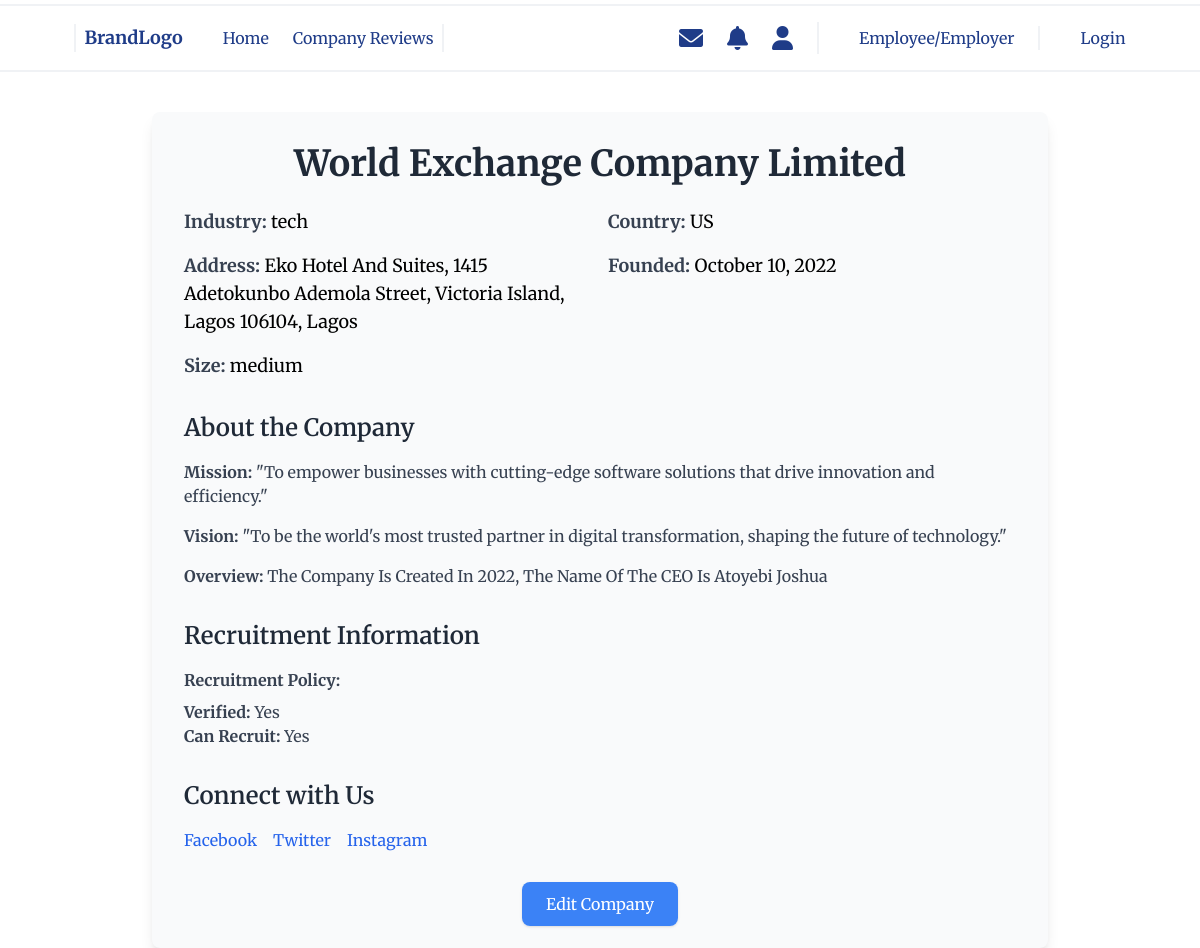
The app's page /company/details/2/ with its own data.
### company/models.py (models this page shows, shortened)
class Company(models.Model):
    country_choices = (
        ('NG', 'Nigeria'),
        ('US', 'United States'),
        ('GB', 'United Kingdom'),
        ('CA', 'Canada'),
        ('IN', 'India'),
        ('AU', 'Australia'),
        ('DE', 'Germany'),
        ('FR', 'France'),
        ('JP', 'Japan'),
        ('CN', 'China'),
        ('BR', 'Brazil'),
        ('ZA', 'South Africa'),
        ('IT', 'Italy'),
        ('ES', 'Spain'),
        ('RU', 'Russia'),
        ('MX', 'Mexico'),
        ('KR', 'South Korea'),
        ('AR', 'Argentina'),
        ('NG', 'Nigeria'),
    )
    industry_choices = (
        ('tech', 'Technology'),
        ('finance', 'Finance'),
        ('healthcare', 'Healthcare'),
        ('education', 'Education'),
        ('retail', 'Retail'),
        ('entertainment', 'Entertainment'),
        ('construction', 'Construction'),
        ('manufacturing', 'Manufacturing'),
        ('automotive', 'Automotive'),
        ('transportation', 'Transportation'),
        ('real-estate', 'Real Estate'),
        ('energy', 'Energy'),
        ('hospitality', 'Hospitality'),
        ('agriculture', 'Agriculture'),
        ('media', 'Media'),
        ('telecommunications', 'Telecommunications'),
        ('e-commerce', 'E-commerce'),
        ('food-beverage', 'Food & Beverage'),
        ('tourism', 'Tourism'),
        ('logistics', 'Logistics'),
    )
    user = models.ForeignKey(Account, on_delete=models.CASCADE)
    name = models.CharField(max_length=100, null=True, blank=True)
    country = models.CharField(max_length=3, choices=country_choices, null=True, blank=True, default='US')
    image = models.ImageField(upload_to="company_image", validators=[FileExtensionValidator(['jpg', 'jpeg', 'png'])])
    founded_date = models.DateField(null=True, blank=True)
    industry = models.CharField(max_length=100, choices=industry_choices, null=True, blank=True)
    address = models.CharField(max_length=255, null=True, blank=True)  # Comprehensive address field
    size = models.CharField(max_length=50, choices=[('small', 'Small'), ('medium', 'Medium'), ('large', 'Large')], null=True, blank=True)
    is_verified = models.BooleanField(default=False)
    can_recruit = models.BooleanField(default=False)
    website_url = models.URLField(max_length=255, null=True, blank=True)  # Website URL
    facebook_link = models.URLField(max_length=255, null=True, blank=True)  # Social media link: Facebook
    twitter_link = models.URLField(max_length=255, null=True, blank=True)   # Social media link: Twitter
    linkedin_link = models.URLField(max_length=255, null=True, blank=True)  # Social media link: LinkedIn
    instagram_link = models.URLField(max_length=255, null=True, blank=True) # Social media link: Instagram
    about = models.TextField(null=True, blank=True)
    mission = models.TextField(null=True, blank=True)
    vision = models.TextField(null=True, blank=True)

### company/views.py (the view)
# urls.py: path('details/<int:company_id>/', views.company_details, name='company_details'),
def company_details(request, company_id):
    company = get_object_or_404(Company, id=company_id)
    context = {
        'company': company,
    }
    return render(request, 'company/company-details.html', context)

### notification/context_processors.py (called while the page is built)
def unread_notifications_count(request):
    if request.user.is_authenticated:
        return {
            'unread_notifications_count': request.user.notifications.filter(is_read=False).count()
        }
    return {}

### company/templates/company/company-details.html (shortened to what this page needs)
{% extends "base.html" %}
{% block main %}
<div class="bg-gray-50 p-8 rounded-lg shadow-lg max-w-4xl mx-auto mt-10">
    <h1 class="text-4xl font-bold text-center text-gray-800 mb-4">{{ company.name }}</h1>
    <div class="grid grid-cols-1 md:grid-cols-2 gap-4 mt-6">
        <p class="text-lg"><strong class="text-gray-700">Industry:</strong> {{ company.industry }}</p>
        <p class="text-lg"><strong class="text-gray-700">Country:</strong> {{ company.country }}</p>
        <p class="text-lg"><strong class="text-gray-700">Address:</strong> {{ company.address }}</p>
        <p class="text-lg"><strong class="text-gray-700">Founded:</strong> {{ company.founded_date|date:"F d, Y" }}</p>
        <p class="text-lg"><strong class="text-gray-700">Size:</strong> {{ company.size }}</p>
    </div>
    <div class="mt-8">
        <h2 class="text-2xl font-semibold text-gray-800 mb-4">About the Company</h2>
        <p class="text-gray-700 mb-4"><strong>Mission:</strong> {{ company.mission }}</p>
        <p class="text-gray-700 mb-4"><strong>Vision:</strong> {{ company.vision }}</p>
        <p class="text-gray-700"><strong>Overview:</strong> {{ company.about }}</p>
    </div>
    <div class="mt-8">
        <h2 class="text-2xl font-semibold text-gray-800 mb-4">Recruitment Information</h2>
        <p class="text-gray-700 mb-2"><strong>Recruitment Policy:</strong> {{ company.recruitment_policy }}</p>
        <p class="text-gray-700"><strong>Verified:</strong> {{ company.is_verified|yesno:"Yes,No" }}</p>
        <p class="text-gray-700"><strong>Can Recruit:</strong> {{ company.can_recruit|yesno:"Yes,No" }}</p>
    </div>
    <div class="mt-8">
        <h2 class="text-2xl font-semibold text-gray-800 mb-4">Connect with Us</h2>
        <ul class="flex space-x-4 text-blue-600">
            {% if company.facebook_link %}
                <li><a href="{{ company.facebook_link }}" target="_blank" class="hover:underline">Facebook</a></li>
            {% endif %}
            {% if company.twitter_link %}
                <li><a href="{{ company.twitter_link }}" target="_blank" class="hover:underline">Twitter</a></li>
            {% endif %}
            {% if company.instagram_link %}
                <li><a href="{{ company.instagram_link }}" target="_blank" class="hover:underline">Instagram</a></li>
            {% endif %}
        </ul>
    </div>
    <div class="mt-10 text-center">
        <a href="{% url 'update-company' company.id %}" class="bg-blue-500 text-white px-6 py-3 rounded-lg shadow hover:bg-blue-600">
            Edit Company
        </a>
    </div>
</div>
{% endblock %}

### records on screen
Company: name "World Exchange Company Limited", industry "tech", country "US", address "Eko Hotel And Suites, 1415 Adetokunbo Ademola Street, Victoria Island, Lagos 106104, Lagos", founded_date "October 10, 2022", size "medium", mission "\"To empower businesses with cutting-edge software solutions that drive innovation and efficiency.\"", vision "\"To be the world's most trusted partner in digital transformation, shaping the future of technology.\"", about "The Company Is Created In 2022, The Name Of The CEO Is Atoyebi Joshua", is_verified "Yes", can_recruit "Yes"
